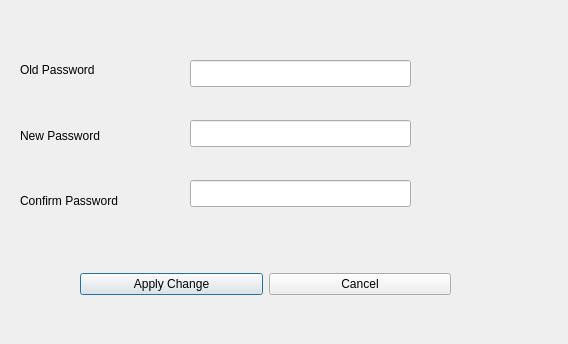
<?xml version="1.0" encoding="UTF-8"?>
<ui version="4.0">
 <class>fileaccess</class>
 <widget class="QDialog" name="fileaccess">
  <property name="geometry">
   <rect>
    <x>0</x>
    <y>0</y>
    <width>568</width>
    <height>344</height>
   </rect>
  </property>
  <property name="windowTitle">
   <string>Dialog</string>
  </property>
  <widget class="QLineEdit" name="oldpassword">
   <property name="geometry">
    <rect>
     <x>190</x>
     <y>60</y>
     <width>221</width>
     <height>27</height>
    </rect>
   </property>
  </widget>
  <widget class="QLineEdit" name="newpassword">
   <property name="geometry">
    <rect>
     <x>190</x>
     <y>120</y>
     <width>221</width>
     <height>27</height>
    </rect>
   </property>
  </widget>
  <widget class="QLineEdit" name="confirmpassword">
   <property name="geometry">
    <rect>
     <x>190</x>
     <y>180</y>
     <width>221</width>
     <height>27</height>
    </rect>
   </property>
  </widget>
  <widget class="QLabel" name="matching">
   <property name="geometry">
    <rect>
     <x>290</x>
     <y>210</y>
     <width>211</width>
     <height>17</height>
    </rect>
   </property>
   <property name="text">
    <string/>
   </property>
  </widget>
  <widget class="QLabel" name="passlength">
   <property name="geometry">
    <rect>
     <x>310</x>
     <y>150</y>
     <width>121</width>
     <height>17</height>
    </rect>
   </property>
   <property name="text">
    <string/>
   </property>
  </widget>
  <widget class="QWidget" name="">
   <property name="geometry">
    <rect>
     <x>20</x>
     <y>40</y>
     <width>171</width>
     <height>191</height>
    </rect>
   </property>
   <layout class="QVBoxLayout" name="verticalLayout">
    <item>
     <widget class="QLabel" name="label">
      <property name="text">
       <string>Old Password</string>
      </property>
     </widget>
    </item>
    <item>
     <widget class="QLabel" name="label_2">
      <property name="text">
       <string>New Password</string>
      </property>
     </widget>
    </item>
    <item>
     <widget class="QLabel" name="label_3">
      <property name="text">
       <string>Confirm Password</string>
      </property>
     </widget>
    </item>
   </layout>
  </widget>
  <widget class="QWidget" name="">
   <property name="geometry">
    <rect>
     <x>80</x>
     <y>270</y>
     <width>371</width>
     <height>29</height>
    </rect>
   </property>
   <layout class="QHBoxLayout" name="horizontalLayout">
    <item>
     <widget class="QPushButton" name="applychange">
      <property name="text">
       <string>Apply Change</string>
      </property>
     </widget>
    </item>
    <item>
     <widget class="QPushButton" name="cancel">
      <property name="text">
       <string>Cancel</string>
      </property>
     </widget>
    </item>
   </layout>
  </widget>
 </widget>
 <resources/>
 <connections/>
</ui>
